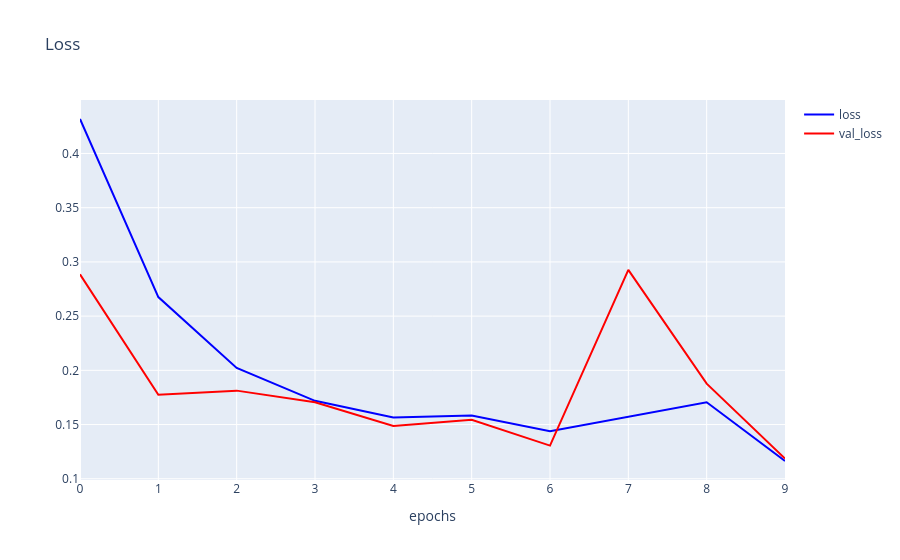

The notebook cell saved with this chart:
### Code cell
h1 = go.Scatter(y=history.history['loss'],
                    mode="lines",
                    line=dict(
                        width=2,
                        color='blue'),
                        name="loss"
                   )
h2 = go.Scatter(y=history.history['val_loss'],
                    mode="lines",
                    line=dict(
                        width=2,
                        color='red'),
                        name="val_loss"
                   )

data = [h1,h2]
layout1 = go.Layout(title='Loss',
                   xaxis=dict(title='epochs'),
                   yaxis=dict(title=''))
fig1 = go.Figure(data, layout=layout1)
plotly.offline.iplot(fig1)

### Figure 1 — Plotly figure (JSON) as saved in the notebook; plotly's stock layout.template omitted (floating-point values rounded to 4 significant figures)
{"data": [{"line": {"color": "blue", "width": 2}, "mode": "lines", "name": "loss", "type": "scatter", "y": [0.4318, 0.2676, 0.2021, 0.1719, 0.1565, 0.1583, 0.1438, 0.1569, 0.1705, 0.1164]}, {"line": {"color": "red", "width": 2}, "mode": "lines", "name": "val_loss", "type": "scatter", "y": [0.2886, 0.1775, 0.1813, 0.1705, 0.1487, 0.1545, 0.1306, 0.2927, 0.1877, 0.1186]}], "layout": {"title": {"text": "Loss"}, "xaxis": {"title": {"text": "epochs"}}, "yaxis": {"title": {"text": ""}}}}
